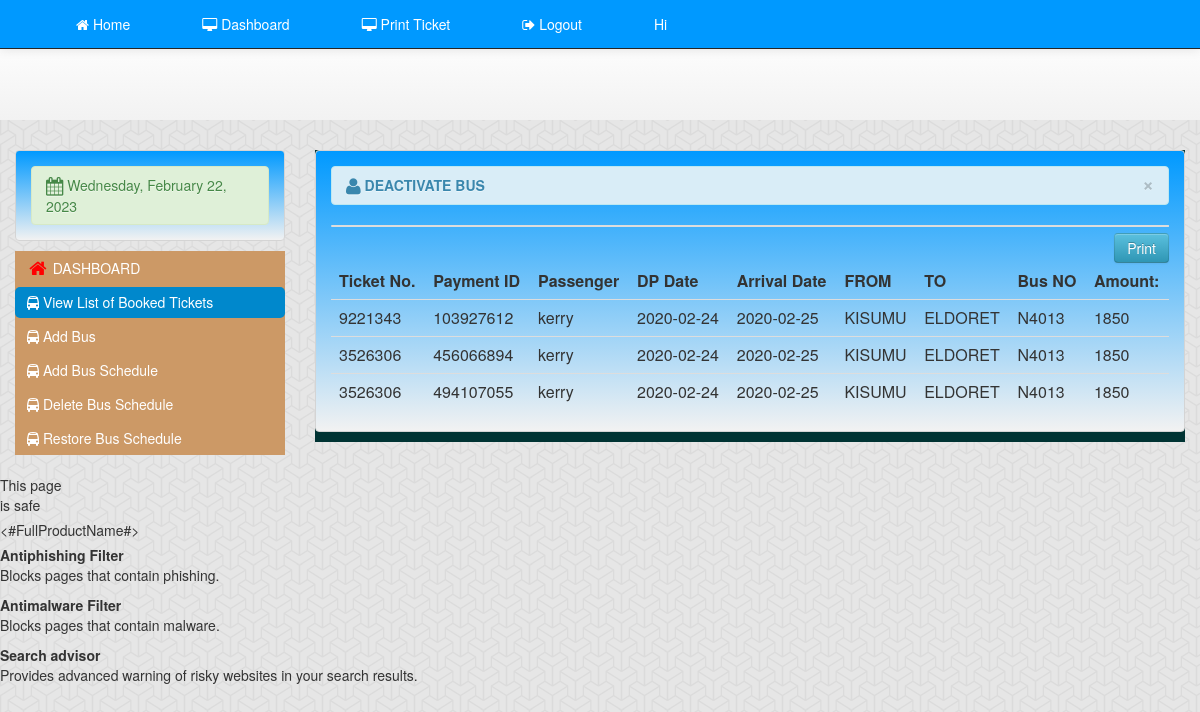
Screenshot of /admin_view_booked_tickets.php with the database file from the repository.
### tables this page shows
CREATE TABLE IF NOT EXISTS `payment_details` (
  `payment_id` varchar(20) NOT NULL,
  `pnr` varchar(15) DEFAULT NULL,
  `payment_date` date DEFAULT NULL,
  `payment_amount` int(6) DEFAULT NULL,
  `payment_mode` varchar(15) DEFAULT NULL,
  `customer_id` varchar(200) NOT NULL,
  ` booking_status` varchar(200) NOT NULL,
  `bus_no` varchar(200) NOT NULL,
  PRIMARY KEY (`payment_id`),
  KEY `pnr` (`pnr`)
);

CREATE TABLE IF NOT EXISTS `bus_details` (
  `bus_no` varchar(10) NOT NULL,
  `from_city` varchar(20) DEFAULT NULL,
  `to_city` varchar(20) DEFAULT NULL,
  `departure_date` date NOT NULL,
  `arrival_date` date DEFAULT NULL,
  `departure_time` time DEFAULT NULL,
  `arrival_time` time DEFAULT NULL,
  `seats_economy` int(5) DEFAULT NULL,
  `seats_business` int(5) DEFAULT NULL,
  `price_economy` int(10) DEFAULT NULL,
  `price_business` int(10) DEFAULT NULL,
  `tablet_id` varchar(10) DEFAULT NULL,
  PRIMARY KEY (`bus_no`,`departure_date`),
  KEY `tablet_id` (`tablet_id`)
);

### admin_view_booked_tickets.php (the view, shortened to what this page needs)
<html>
	<head>
		<link rel="stylesheet" type="text/css" href="css/style.css"/>
		<link rel="stylesheet" href="font-awesome-4.7.0\css\font-awesome.min.css">
	</head>
	<body><?php include'navhead_admin.php'?>
     <div class="container">
        <div class="row-fluid">
            <div class="span3">
                <div class="hero-unit-3">
                    <div class="alert-index alert-success">
                        <i class="icon-calendar icon-large"></i>
                        <?php
                        $Today = date('y:m:d');
                        $new = date('l, F d, Y', strtotime($Today));
                        echo $new;
                        ?>
                    </div>
                </div>
                <div>
                    <ul class="nav  nav-pills nav-stacked" style="background-color:#C96">
                        <li>
                            <a href="admin_homepage.php"><i class="icon-home icon-large" style="color:#F00"></i>&nbsp;DASHBOARD
                            </a>
                        </li>
                        <li  class="active">
                        <a href="admin_view_booked_tickets.php"><i class="fa fa-bus" aria-hidden="true"></i> View List of Booked Tickets</a>
				</li>
                <li><a href="add_bus.php"><i class="fa fa-bus" aria-hidden="true"></i> Add Bus </a>
				</li>
				<li><a href="add_bus_shedule.php"><i class="fa fa-bus" aria-hidden="true"></i> Add Bus Schedule</a>
				</li>
				<li><a href="delete_bus.php"><i class="fa fa-bus" aria-hidden="true"></i> Delete Bus Schedule</a>
				</li>
                <li><a href="activate_bus.php"><i class="fa fa-bus" aria-hidden="true"></i> Restore Bus Schedule</a>
				</li>
                </ul>
                </div>
                </div>
        <div class="span9" style="background-color:#033">
            <div class="hero-unit-3" style="background-color:#033">
                    <table cellpadding="0" cellspacing="0" border="0" class="table table-striped table-bordered" id="example">
                        <div class="alert alert-info">
                            <button type="button" class="close" data-dismiss="alert">&times;</button>
                            <strong><i class="icon-user icon-large"></i>&nbsp;DEACTIVATE BUS</strong>
                        </div>
                               <table cellpadding="0" cellspacing="0" border="0" class="table" id="example">
                               <div class="pull-right">
								<a href="" onClick="window.print()" class="btn btn-info"> Print</a>
								</div>
                                <thead>
                                    <tr>
                                        <th>Ticket No.</th>
                                        <th>Payment ID</th>
                                        <th>Passenger</th>
										<th>DP Date</th>
                                        <th>Arrival Date</th>
                                        <th>FROM</th>
                                        <th>TO</th>
										<th>Bus NO</th>
										<th>Amount:</th>
                                    </tr>
                                </thead>
                                <tbody>
                                 <?php  $user_query=mysql_query("select * from payment_details")or die(mysql_error());
									while($row=mysql_fetch_array($user_query)){
									$id=$row['bus_no'];
									$cat_id=$row['bus_no'];
											$cat_query = mysql_query("select * from 	bus_details where bus_no = '$cat_id'")or die(mysql_error());
											$cat_row = mysql_fetch_array($cat_query);
									?>
									<tr class="del<?php echo $id ?>">
                                    <td><?php echo $row['pnr']; ?></td>
                                    <td><?php echo $row['payment_id']; ?></td>
                                    <td><?php echo $row['customer_id']; ?></td>
									<td><?php echo $cat_row ['departure_date']; ?> </td>
                                    <td><?php echo $cat_row ['arrival_date']; ?> </td>
									<td><?php echo $cat_row ['from_city']; ?> </td>
                                    <td><?php echo $cat_row ['to_city']; ?> </td>
                                    <td><?php echo $row['bus_no']; ?> </td>
									 <td><?php echo $row['payment_amount']; ?></td>
                                    </tr>
									<?php  }  ?>
                                </tbody>
                            </table>
                               </div>
                            </div>
            </div>
	</body>
</html>

### header.php (shortened to what this page needs)
<!DOCTYPE html>
<html lang="en">
    <head>
        <link href="admin/css/bootstrap.css" rel="stylesheet" type="text/css" media="screen">
        <link href="admin/css/bootstrap-responsive.css" rel="stylesheet" type="text/css" media="screen">
        <link href="admin/css/font-awesome.min.css" rel="stylesheet" type="text/css" media="screen">
        <link rel="stylesheet" type="text/css" href="admin/css/DT_bootstrap.css">
    </head>
    <link rel="stylesheet" href="admin/themes/default/default.css" type="text/css" media="screen" />
    <link rel="stylesheet" href="admin/themes/light/light.css" type="text/css" media="screen" />
    <link rel="stylesheet" href="admin/themes/dark/dark.css" type="text/css" media="screen" />
    <link rel="stylesheet" href="admin/themes/bar/bar.css" type="text/css" media="screen" />
    <link rel="stylesheet" href="admin/css/nivo-slider.css" type="text/css" media="screen" />

### navhead_admin.php (shortened to what this page needs)
<?php include('header.php');
?>
<div class="row-fluid">
    <div class="span12">
        <div class="navbar navbar-fixed-top navbar-inverse" style="background-color:#09C">
            <div class="navbar-inner">
                <div class="container">
                            <ul style="background-color:#036">
				<li><a href="admin_homepage.php"><i class="fa fa-home" aria-hidden="true"></i> Home</a></li>
				<li><a href="admin_homepage.php"><i class="fa fa-desktop" aria-hidden="true"></i> Dashboard</a></li>
<li><a href="admin_view_booked_tickets.php"><i class="fa fa-desktop" aria-hidden="true"></i> Print Ticket</a></li>
				<li><a href="logout_handler.php"><i class="fa fa-sign-out" aria-hidden="true"></i> Logout</a></li>
                <?php echo "<li align='right'><a href=''>Hi ".$_SESSION['login_user']."</a></li>";?>
			</ul>
                                </div></div>
                    </div>
                </div>
            </div>
        <div class="hero-unit-header">
            <div class="container">
                <div class="row-fluid">
                    <div class="span12">
                        <div class="row-fluid">
                            <div class="span6">
                            </div>
                            <div class="span6">
                                    <?php include('print_modal.php'); ?>
                                </div>
                            </div>

### footer.php (shortened to what this page needs)
<br>
</div>
</div>

### print_modal.php (shortened to what this page needs)
<?php
require_once('footer.php');
?>
    </div>
</div>

### css/style.css (style rules this page uses)
li { display: inline; float: left; }
li a { display: block; color: white; padding: 14px 36px; text-decoration: none; }

### rows the page displays
payment_details: pnr "9221343", payment_id "103927612", customer "kerry", bus_details.departure_date "2020-02-24", bus_details.arrival_date "2020-02-25", bus_details.from_city "KISUMU", bus_details.to_city "ELDORET", bus_no "N4013", payment_amount "1850"
payment_details: pnr "3526306", payment_id "456066894", customer "kerry", bus_details.departure_date "2020-02-24", bus_details.arrival_date "2020-02-25", bus_details.from_city "KISUMU", bus_details.to_city "ELDORET", bus_no "N4013", payment_amount "1850"
payment_details: pnr "3526306", payment_id "494107055", customer "kerry", bus_details.departure_date "2020-02-24", bus_details.arrival_date "2020-02-25", bus_details.from_city "KISUMU", bus_details.to_city "ELDORET", bus_no "N4013", payment_amount "1850"
